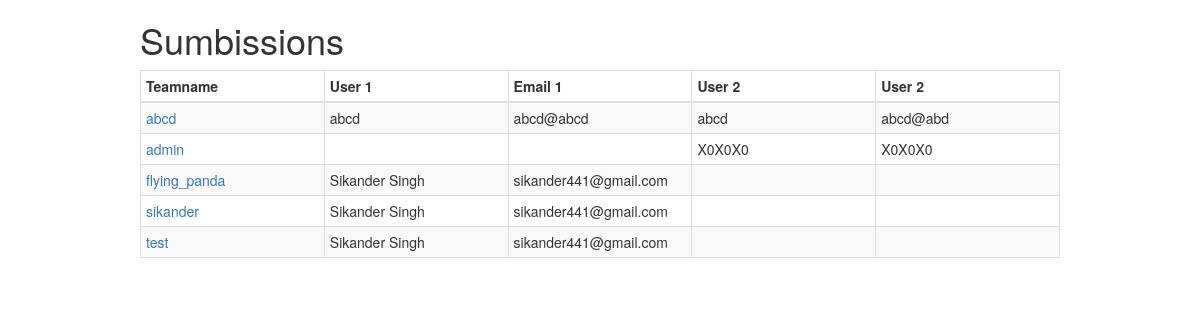
The app's page /admin/admin_users.php with its own data.
### tables this page shows
CREATE TABLE `user` (
  `teamname` varchar(25) NOT NULL,
  `password` varchar(255) DEFAULT NULL,
  `user1` varchar(25) DEFAULT NULL,
  `user2` varchar(25) DEFAULT 'X0X0X0',
  `email1` varchar(25) DEFAULT NULL,
  `email2` varchar(25) DEFAULT 'X0X0X0',
  `type` varchar(255) DEFAULT 'user',
  `end_time` timestamp NULL DEFAULT NULL
);

### admin/admin_users.php (the view)
<?php
  include('db.php');
 $sql="select teamname,user1,email1,user2,email2 from user";
  $result=mysqli_query($conn,$sql);
?>
<!DOCTYPE html>
    <head>
        <link rel="stylesheet" href="css/bootstrap.min.css">
    </head>
    <body>
        <div class="container">
                <div class="col-md-10 col-md-offset-1">
                <h1>Sumbissions</h1>
                <table class="table table-striped table-condensed table-bordered table-rounded">
                        <thead>
                                <tr>
                                <th width="20%">Teamname</th>
                                <th width="20%">User 1</th>
                                <th width="20%">Email 1</th>
                                <th width="20%">User 2</th>
                                <th width="20%">User 2</th>
                        </tr>
                        </thead>
                        <tbody>
                          <?php while( $row=mysqli_fetch_assoc($result))
                          {
                             ?>
      <tr>
              <td><a href="user.php?teamname=<?php echo $row['teamname']; ?>"><?php echo $row['teamname'] ?></a></td>
             <td><?php echo $row['user1'] ?></td>
              <td><?php echo $row['email1'] ?></td>
              <td><?php echo $row['user2'] ?></td>
              <td><?php echo $row['email2'] ?></td>
      </tr>
<?php }  ?>
                        </tbody>
                </table>
                </div>
        </div>
        </body>
</html>

### records on screen
user: teamname "abcd", user1 "abcd", email1 "abcd@abcd", user2 "abcd", email2 "abcd@abd"
user: teamname "admin", user2 "X0X0X0", email2 "X0X0X0"
user: teamname "flying_panda", user1 "Sikander Singh", email1 "sikander441@gmail.com"
user: teamname "sikander", user1 "Sikander Singh", email1 "sikander441@gmail.com"
user: teamname "test", user1 "Sikander Singh", email1 "sikander441@gmail.com"
